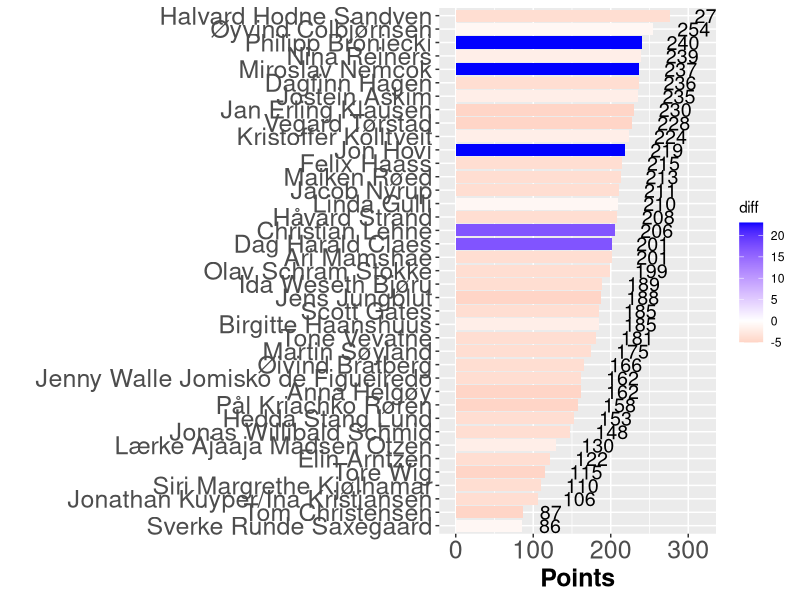

This chart was generated by the following R code:
## ---- chunk 1

library(tidyverse)
library(igraph)
library(readxl)
library(knitr)

knitr::opts_chunk$set(out.width = "100%")

## ---- chunk 2
#| warning: false

invisible(capture.output(Sys.setlocale()))
nettverk <- readr::read_delim("res13.csv", delim=";", col_names = FALSE, locale = locale(encoding = "UTF-8"))
leaderboard <- tibble::as_tibble(nettverk)

leaderboard <- leaderboard %>% arrange_at(ncol(.), desc)

hbar<-leaderboard 
hbar$diff <- hbar$X14-hbar$X13

ggplot(hbar, aes(x=reorder(X1, X14), y=X14, fill = diff )) + 
    geom_bar(stat = 'identity') + 
    scale_y_continuous(limits = c(-5, 320)) +
    coord_flip() + 
    scale_fill_gradient2(low = "red", high="blue") +
    geom_text(aes(label = X14), hjust=-0.75, size = 5 ) + 
    ylab("Points") +
    xlab(" ") +
    theme(axis.text=element_text(size=18), axis.title=element_text(size=18,face="bold"))
## ---- chunk 3
